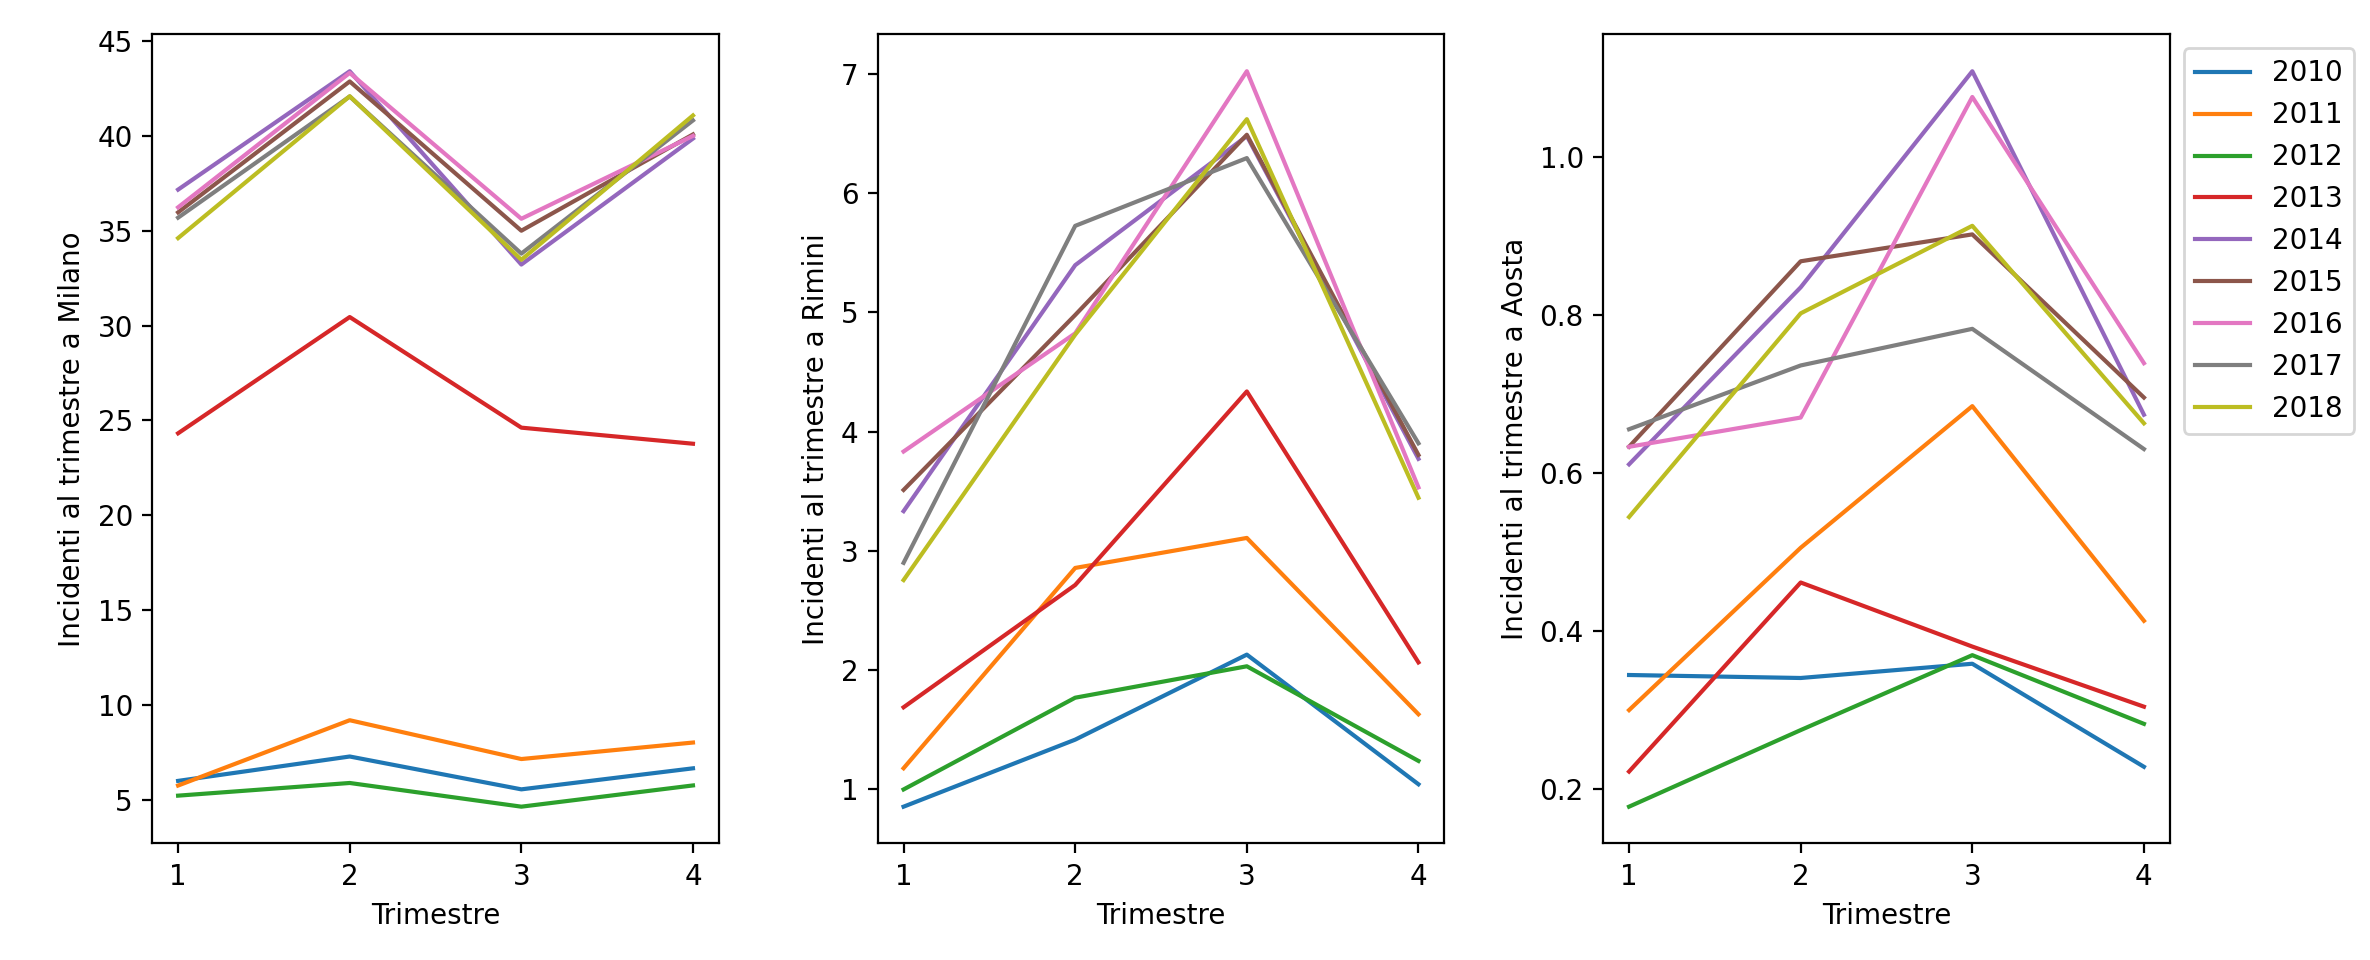

This chart was generated by the following Python code:

import pandas as pd
import matplotlib.pyplot as plt
import sys
sys.path.append("src")
import istat_utils

# Liste necessarie per normalizzare dati in base al numero di giorni in un mese o in un trimestre
giorni_al_mese = [31, 28, 31, 30, 31, 30, 31, 31, 30, 31, 30, 31]
giorni_al_trimestre = [31 +28+ 31, 30+ 31+30, 31+ 31+ 30, 31+ 30+ 31]

incidenti_2010 = pd.read_csv("dataset/incidenti/istat/incidenti_2010.txt", sep="\t")
incidenti_2011 = pd.read_csv("dataset/incidenti/istat/incidenti_2011.txt", sep="\t")
incidenti_2012 = pd.read_csv("dataset/incidenti/istat/incidenti_2012.txt", sep="\t")
incidenti_2013 = pd.read_csv("dataset/incidenti/istat/incidenti_2013.txt", sep="\t")
incidenti_2014 = pd.read_csv("dataset/incidenti/istat/incidenti_2014.txt", sep="\t")
incidenti_2015 = pd.read_csv("dataset/incidenti/istat/incidenti_2015.txt", sep="\t", encoding='latin1')
incidenti_2016 = pd.read_csv("dataset/incidenti/istat/incidenti_2016.txt", sep="\t", encoding='latin1')
incidenti_2017 = pd.read_csv("dataset/incidenti/istat/incidenti_2017.txt", sep="\t", error_bad_lines=False, engine="python")
incidenti_2018 = pd.read_csv("dataset/incidenti/istat/incidenti_2018.txt", sep="\t", encoding='latin1')

# La funzione restituisce la provincia richiesta in ogni anno disponibile
def get_provincia(prov : int) -> pd.DataFrame: 
    aosta_2010 = istat_utils.get_trimestre(incidenti_2010[incidenti_2010['provincia'] == prov]['mese'].value_counts().sort_index())
    aosta_2011 = istat_utils.get_trimestre(incidenti_2011[incidenti_2011['provincia'] == prov]['mese'].value_counts().sort_index())
    aosta_2012 = istat_utils.get_trimestre(incidenti_2012[incidenti_2012['provincia'] == prov]['mese'].value_counts().sort_index())
    aosta_2013 = istat_utils.get_trimestre(incidenti_2013[incidenti_2013['provincia'] == prov]['mese'].value_counts().sort_index())
    aosta_2014 = incidenti_2014[incidenti_2014['provincia'] == prov]['trimestre'].value_counts().sort_index()
    aosta_2015 = incidenti_2015[incidenti_2015['provincia'] == prov]['trimestre'].value_counts().sort_index()
    aosta_2016 = incidenti_2016[incidenti_2016['provincia'] == prov]['trimestre'].value_counts().sort_index()
    aosta_2017 = incidenti_2017[incidenti_2017['provincia'] == prov]['trimestre'].value_counts().sort_index()
    aosta_2018 = incidenti_2018[incidenti_2018['provincia'] == prov]['trimestre'].value_counts().sort_index()

    return pd.DataFrame(
        [aosta_2010, aosta_2011, aosta_2012, aosta_2013, aosta_2014, aosta_2015, aosta_2016, aosta_2017, aosta_2018], 
        ['2010', '2011', '2012', '2013', '2014', '2015', '2016', '2017', '2018']
        ).transpose()

# Selezione di Provincia di Milano (15)
provs = get_provincia(15)

index = 0
for giorni in giorni_al_trimestre: 
    provs.iloc[index] /= giorni
    index += 1

plt.subplot(1,3,1)
plt.plot(provs.index, provs, markevery=0.1, linewidth=1.5)
plt.xticks([1,2,3,4])
plt.xlabel("Trimestre")
plt.ylabel("Incidenti al trimestre a Milano")
plt.tight_layout()

# Selezione di Rimini (99)
provs = get_provincia(99)

index = 0
for giorni in giorni_al_trimestre: 
    provs.iloc[index] /= giorni
    index += 1

plt.subplot(1,3,2)
plt.plot(provs.index, provs, markevery=0.1, linewidth=1.5)
plt.xticks([1,2,3,4])
plt.xlabel("Trimestre")
plt.ylabel("Incidenti al trimestre a Rimini")
plt.tight_layout()

# Selezione di Aosta (7)
provs = get_provincia(7)

index = 0
for giorni in giorni_al_trimestre: 
    provs.iloc[index] /= giorni
    index += 1

plt.subplot(1,3,3)
plt.plot(provs.index, provs, markevery=0.1, linewidth=1.5)
plt.legend(provs.columns, bbox_to_anchor=(1,1), loc="upper left")
plt.xticks([1,2,3,4])
plt.xlabel("Trimestre")
plt.ylabel("Incidenti al trimestre a Aosta")
plt.tight_layout()
plt.show()
